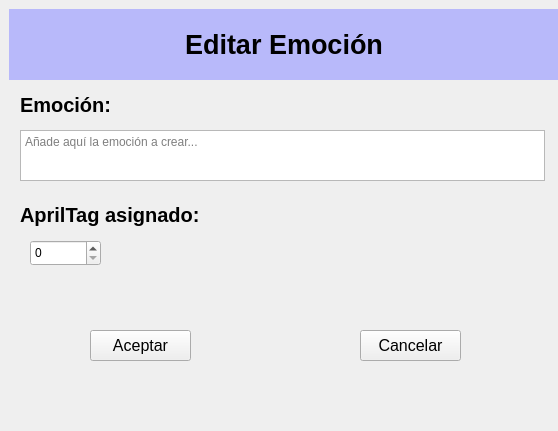
<?xml version="1.0" encoding="UTF-8"?>
<ui version="4.0">
 <class>Form</class>
 <widget class="QWidget" name="Form">
  <property name="geometry">
   <rect>
    <x>0</x>
    <y>0</y>
    <width>558</width>
    <height>431</height>
   </rect>
  </property>
  <property name="windowTitle">
   <string>Form</string>
  </property>
  <widget class="QFrame" name="frame_1">
   <property name="geometry">
    <rect>
     <x>9</x>
     <y>9</y>
     <width>550</width>
     <height>90</height>
    </rect>
   </property>
   <property name="minimumSize">
    <size>
     <width>0</width>
     <height>71</height>
    </size>
   </property>
   <property name="maximumSize">
    <size>
     <width>1000</width>
     <height>1000</height>
    </size>
   </property>
   <property name="styleSheet">
    <string notr="true"/>
   </property>
   <property name="frameShape">
    <enum>QFrame::NoFrame</enum>
   </property>
   <property name="frameShadow">
    <enum>QFrame::Raised</enum>
   </property>
   <widget class="QLabel" name="titulo">
    <property name="geometry">
     <rect>
      <x>0</x>
      <y>0</y>
      <width>550</width>
      <height>71</height>
     </rect>
    </property>
    <property name="sizePolicy">
     <sizepolicy hsizetype="Expanding" vsizetype="Preferred">
      <horstretch>0</horstretch>
      <verstretch>0</verstretch>
     </sizepolicy>
    </property>
    <property name="maximumSize">
     <size>
      <width>550</width>
      <height>800</height>
     </size>
    </property>
    <property name="font">
     <font>
      <family>Ubuntu</family>
      <pointsize>20</pointsize>
      <weight>75</weight>
      <italic>false</italic>
      <bold>true</bold>
     </font>
    </property>
    <property name="styleSheet">
     <string notr="true">background-color: rgba(183, 184, 250, 252)</string>
    </property>
    <property name="frameShape">
     <enum>QFrame::NoFrame</enum>
    </property>
    <property name="frameShadow">
     <enum>QFrame::Plain</enum>
    </property>
    <property name="text">
     <string>Editar Emoción</string>
    </property>
    <property name="alignment">
     <set>Qt::AlignCenter</set>
    </property>
   </widget>
  </widget>
  <widget class="QFrame" name="frame_2">
   <property name="enabled">
    <bool>true</bool>
   </property>
   <property name="geometry">
    <rect>
     <x>10</x>
     <y>90</y>
     <width>550</width>
     <height>350</height>
    </rect>
   </property>
   <property name="sizePolicy">
    <sizepolicy hsizetype="Preferred" vsizetype="Preferred">
     <horstretch>0</horstretch>
     <verstretch>0</verstretch>
    </sizepolicy>
   </property>
   <property name="frameShape">
    <enum>QFrame::NoFrame</enum>
   </property>
   <property name="frameShadow">
    <enum>QFrame::Raised</enum>
   </property>
   <widget class="QLabel" name="tituloHP_2">
    <property name="geometry">
     <rect>
      <x>10</x>
      <y>-10</y>
      <width>300</width>
      <height>50</height>
     </rect>
    </property>
    <property name="minimumSize">
     <size>
      <width>71</width>
      <height>50</height>
     </size>
    </property>
    <property name="font">
     <font>
      <pointsize>15</pointsize>
      <weight>75</weight>
      <bold>true</bold>
     </font>
    </property>
    <property name="styleSheet">
     <string notr="true"/>
    </property>
    <property name="text">
     <string>Emoción:</string>
    </property>
   </widget>
   <widget class="QTextEdit" name="emocionTextEdit">
    <property name="geometry">
     <rect>
      <x>10</x>
      <y>40</y>
      <width>525</width>
      <height>51</height>
     </rect>
    </property>
    <property name="placeholderText">
     <string>Añade aquí la emoción a crear...</string>
    </property>
   </widget>
   <widget class="QLabel" name="contenidoHP_2">
    <property name="geometry">
     <rect>
      <x>10</x>
      <y>100</y>
      <width>300</width>
      <height>50</height>
     </rect>
    </property>
    <property name="minimumSize">
     <size>
      <width>71</width>
      <height>50</height>
     </size>
    </property>
    <property name="font">
     <font>
      <pointsize>15</pointsize>
      <weight>75</weight>
      <bold>true</bold>
     </font>
    </property>
    <property name="styleSheet">
     <string notr="true"/>
    </property>
    <property name="text">
     <string>AprilTag asignado:</string>
    </property>
   </widget>
   <widget class="QSpinBox" name="spinBox">
    <property name="geometry">
     <rect>
      <x>20</x>
      <y>150</y>
      <width>71</width>
      <height>26</height>
     </rect>
    </property>
   </widget>
   <widget class="QPushButton" name="aceptar_alta_button">
    <property name="geometry">
     <rect>
      <x>80</x>
      <y>240</y>
      <width>101</width>
      <height>31</height>
     </rect>
    </property>
    <property name="font">
     <font>
      <pointsize>12</pointsize>
     </font>
    </property>
    <property name="text">
     <string>Aceptar</string>
    </property>
    <property name="icon">
     <iconset resource="iconos/recursos_formularios.qrc">
      <normaloff>:/iconos/tickverde.png</normaloff>:/iconos/tickverde.png</iconset>
    </property>
    <property name="iconSize">
     <size>
      <width>22</width>
      <height>22</height>
     </size>
    </property>
   </widget>
   <widget class="QPushButton" name="cancelar_alta_button">
    <property name="geometry">
     <rect>
      <x>350</x>
      <y>240</y>
      <width>101</width>
      <height>31</height>
     </rect>
    </property>
    <property name="sizePolicy">
     <sizepolicy hsizetype="Minimum" vsizetype="Fixed">
      <horstretch>0</horstretch>
      <verstretch>0</verstretch>
     </sizepolicy>
    </property>
    <property name="font">
     <font>
      <pointsize>12</pointsize>
     </font>
    </property>
    <property name="text">
     <string>Cancelar</string>
    </property>
    <property name="icon">
     <iconset resource="iconos/recursos_formularios.qrc">
      <normaloff>:/iconos/cruzroja.png</normaloff>:/iconos/cruzroja.png</iconset>
    </property>
    <property name="iconSize">
     <size>
      <width>22</width>
      <height>22</height>
     </size>
    </property>
   </widget>
  </widget>
 </widget>
 <resources>
  <include location="iconos/recursos_formularios.qrc"/>
 </resources>
 <connections/>
</ui>
